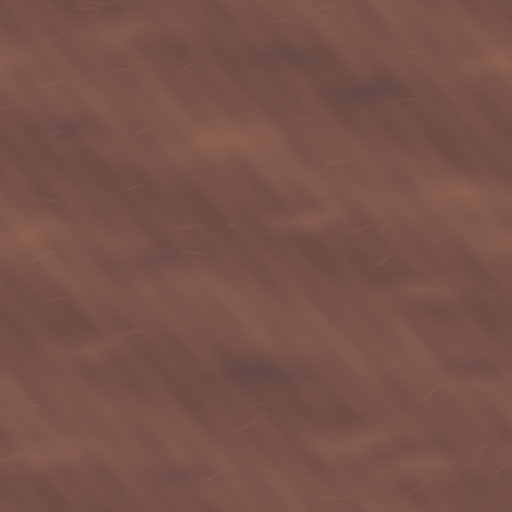
#> input picture Assets/Art/Terrain/Prototype/Terrain_DirtPath_Cool.png, 1024 x 1024 px, given in place of Terrain_Grass_Warm.png, which was not available (shown at 1/2 size)
$ python verify_terrain_textures.py
#> lines starting #> are read from the running program, lines starting #| are printed output that depends on the picture; pictures that were not available may be replaced by others from this repository, and a replacement may not be noted
"""Create 3x3 repeat previews and edge/color-pair checks for the terrain exports."""
from pathlib import Path
from PIL import Image, ImageDraw
import numpy as np
import json

ROOT = Path(r"D:\Programy\UnityProjects\RageQuitting")
ART = ROOT / "ArtSource" / "TerrainPrototype"
OUT = ROOT / "Assets" / "Art" / "Terrain" / "Prototype"
names = ["Terrain_Grass_Warm", "Terrain_Grass_Cool", "Terrain_DirtPath_Warm", "Terrain_DirtPath_Cool", "Terrain_Grass_Normal", "Terrain_DirtPath_Normal"]
tile = 256
sheet = Image.new("RGB", (tile*3*2, (tile*3+34)*3), (28, 30, 38))
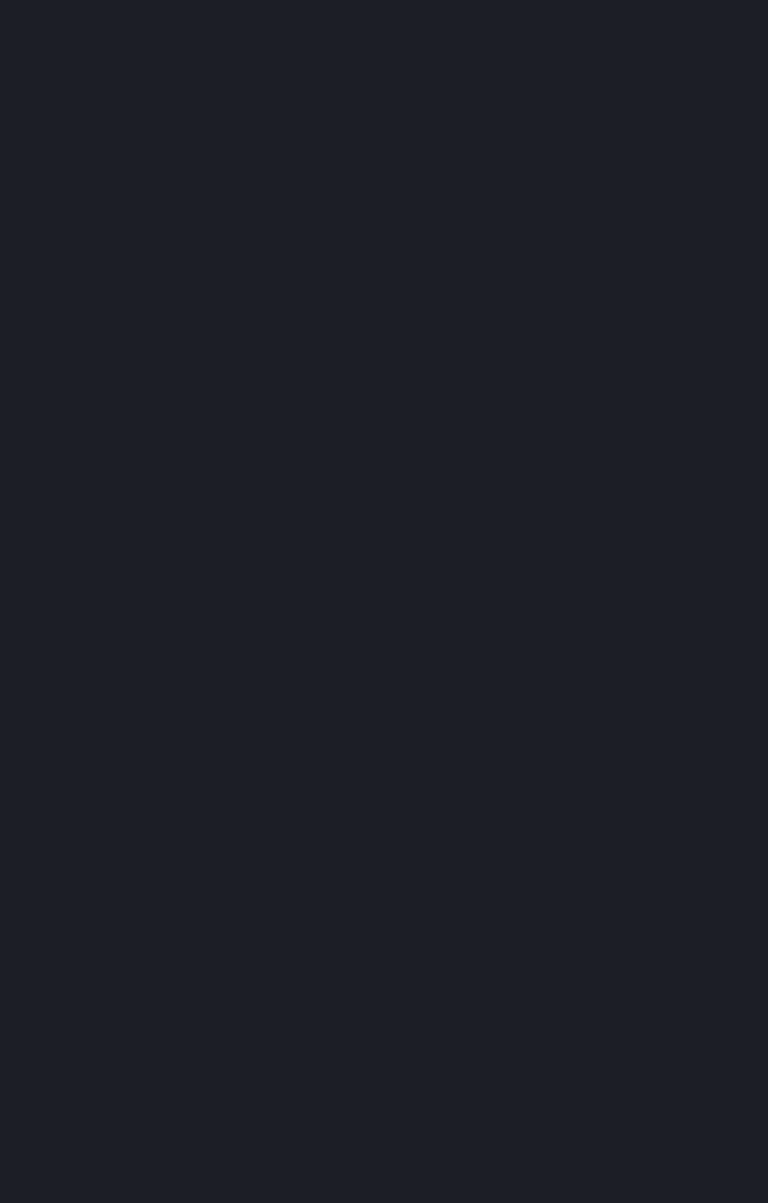
#> sheet: PIL image 1536x2406 RGB (shown at 1/2 size); mean R, G, B 28, 30, 38
draw = ImageDraw.Draw(sheet)
edge_results = {}
for i, name in enumerate(names):
    im = Image.open(OUT / f"{name}.png").convert("RGB")
#> im is the input picture: PIL image 1024x1024 RGB; mean R, G, B 120.1, 83.1, 73.4
    assert im.size == (1024, 1024), (name, im.size)
    px = np.asarray(im, dtype=np.float32)
    # Wrap seam continuity: first/last pixel columns and rows should vary gently.
    xdiff = np.abs(px[:, 0] - px[:, -1])
#> xdiff = 1024 rows, first 8: [0, 0, 0], [1, 0, 0], [0, 0, 0], [0, 0, 0], [0, 1, 1], [0, 0, 0], [0, 0, 0], [1, 0, 0]
    ydiff = np.abs(px[0] - px[-1])
#> ydiff = 1024 rows, first 8: [0, 0, 0], [0, 0, 0], [0, 0, 0], [0, 0, 0], [1, 1, 0], [0, 0, 0], [0, 0, 0], [0, 0, 0]
    edge_results[name] = {
        "size": list(im.size),
        "mean_x_edge_delta_8bit": float(xdiff.mean()),
        "max_x_edge_delta_8bit": float(xdiff.max()),
        "mean_y_edge_delta_8bit": float(ydiff.mean()),
        "max_y_edge_delta_8bit": float(ydiff.max()),
    }
    im = im.resize((tile, tile), Image.Resampling.LANCZOS)
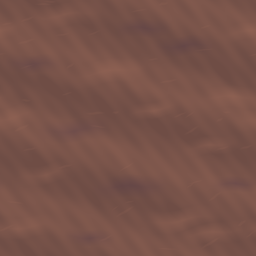
#> im: PIL image 256x256 RGB; mean R, G, B 120.1, 83.1, 73.4
    repeated = Image.new("RGB", (tile*3, tile*3))
#> repeated: PIL image 768x768 RGB; every value is 0
    for yy in range(3):
        for xx in range(3):
            repeated.paste(im, (xx*tile, yy*tile))
    col, row = i%2, i//2
    x, y = col*tile*3, row*(tile*3+34)
    sheet.paste(repeated, (x, y+26))
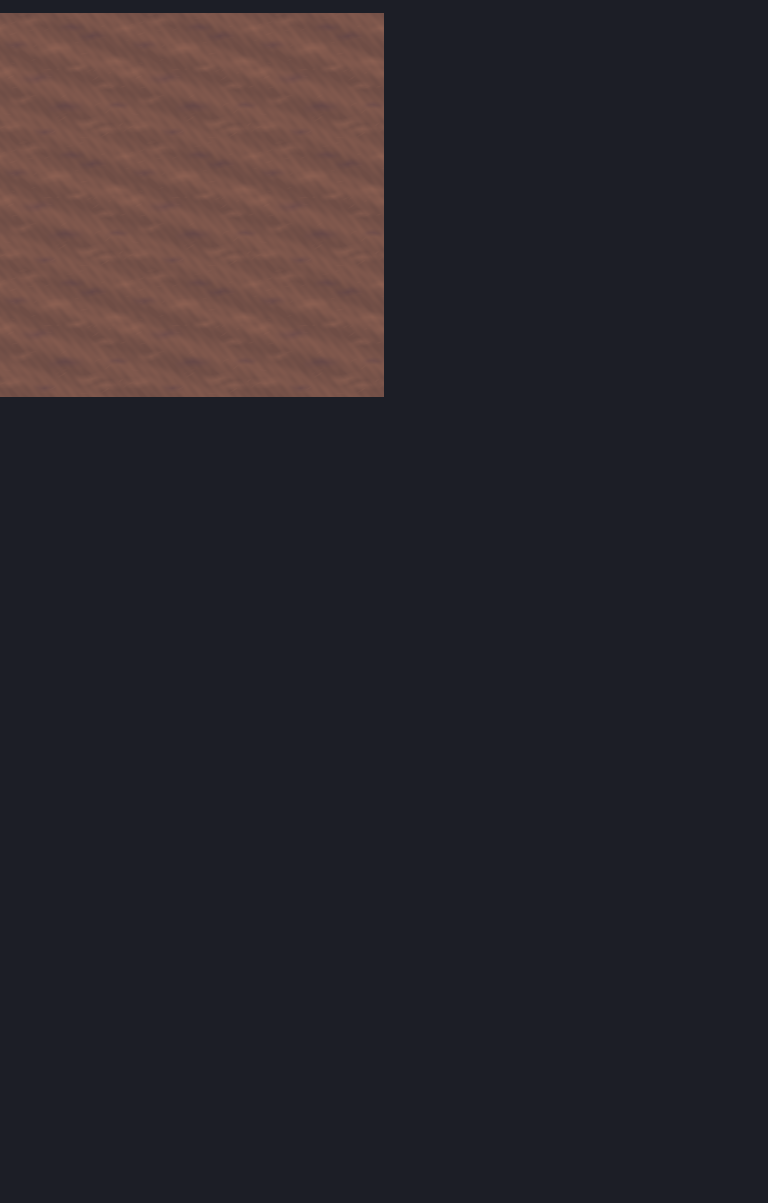
#> sheet: PIL image 1536x2406 RGB (shown at 1/2 size); mean R, G, B 42.7, 38.5, 43.7
    draw.text((x+8, y+6), name, fill=(245,245,245))
#> pass 2 of the loop `for i, name in enumerate(names):`:
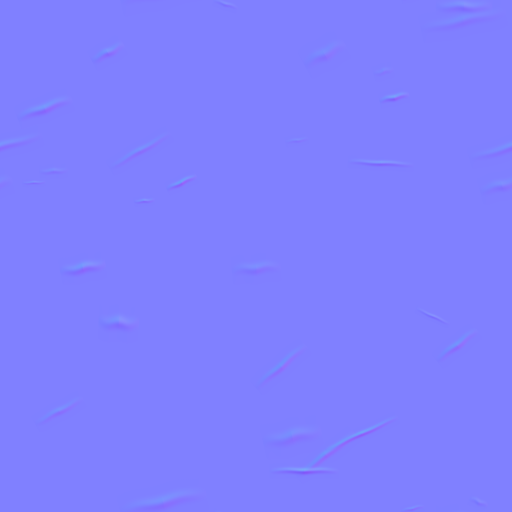
#> input picture Assets/Art/Terrain/Prototype/Terrain_DirtPath_Normal.png, 1024 x 1024 px, given in place of Terrain_Grass_Cool.png, which was not available (shown at 1/2 size)
#> im is the input picture: PIL image 1024x1024 RGB; mean R, G, B 127.9, 127.9, 255
#> xdiff = 1024 rows, first 8: [0, 0, 0], [0, 0, 0], [0, 0, 0], [0, 0, 0], [0, 0, 0], [0, 0, 0], [0, 0, 0], [0, 0, 0]
#> ydiff has the same summary as xdiff
#> `im = im.resize((tile, tile), Image.Resampling.LANCZOS)`:
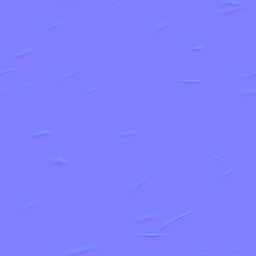
#> im: PIL image 256x256 RGB; mean R, G, B 127.9, 127.9, 255
#> `sheet.paste(repeated, (x, y+26))`:
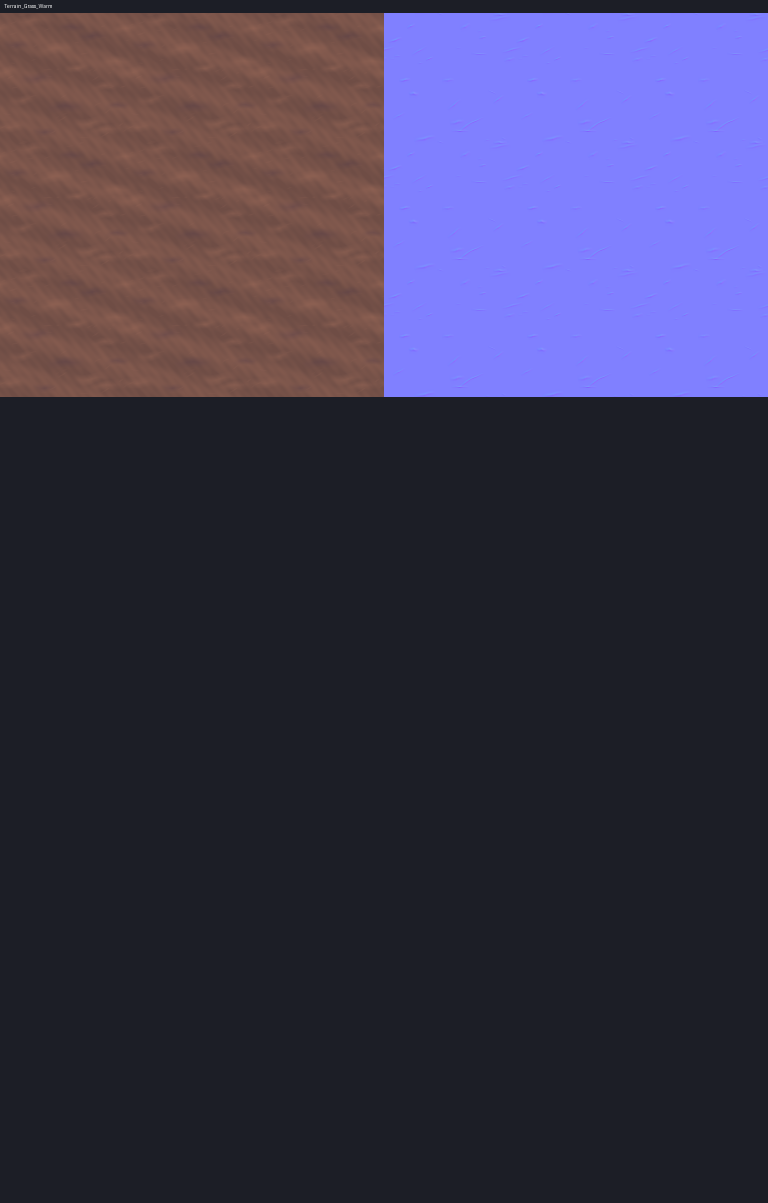
#> sheet: PIL image 1536x2406 RGB (shown at 1/2 size); mean R, G, B 58.7, 54.1, 78.3
#> pass 3 of the loop `for i, name in enumerate(names):`:
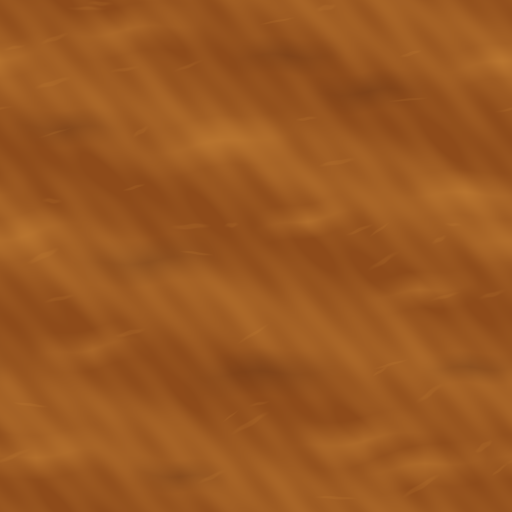
#> input picture Assets/Art/Terrain/Prototype/Terrain_DirtPath_Warm.png, 1024 x 1024 px, found by its file name (shown at 1/2 size)
#> im is the input picture: PIL image 1024x1024 RGB; mean R, G, B 155, 88.3, 32.8
#> xdiff = 1024 rows, first 8: [0, 1, 0], [0, 0, 0], [0, 0, 0], [1, 0, 0], [0, 0, 0], [0, 1, 0], [0, 0, 0], [1, 0, 1]
#> ydiff = 1024 rows, first 8: [1, 0, 0], [0, 0, 1], [0, 0, 0], [0, 1, 0], [1, 0, 0], [0, 0, 0], [0, 0, 0], [0, 0, 0]
#> im: PIL image 256x256 RGB
#> after the loop `for yy in range(3):`:
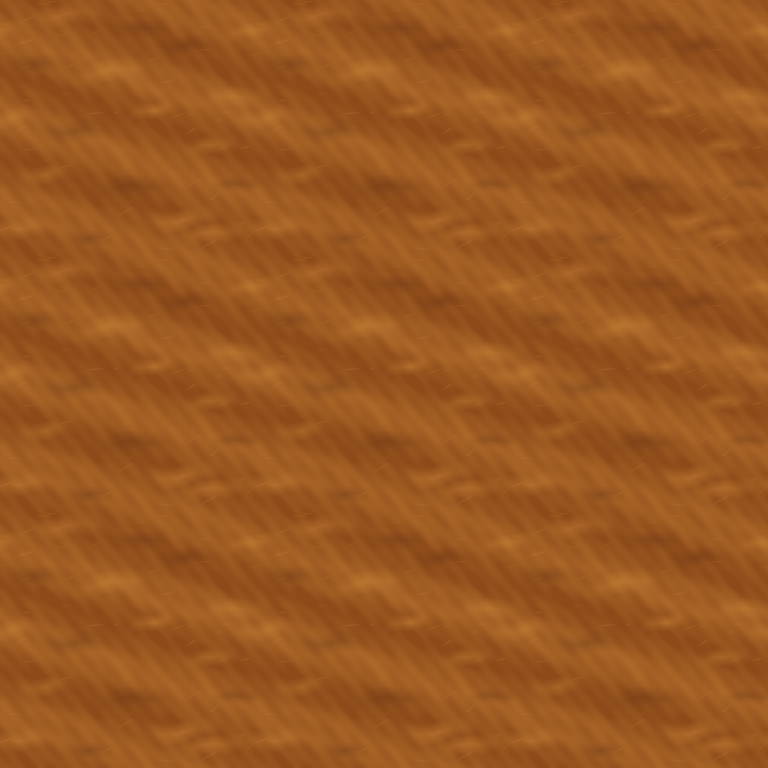
#> repeated: PIL image 768x768 RGB; mean R, G, B 155, 88.3, 32.8
#> `sheet.paste(repeated, (x, y+26))`:
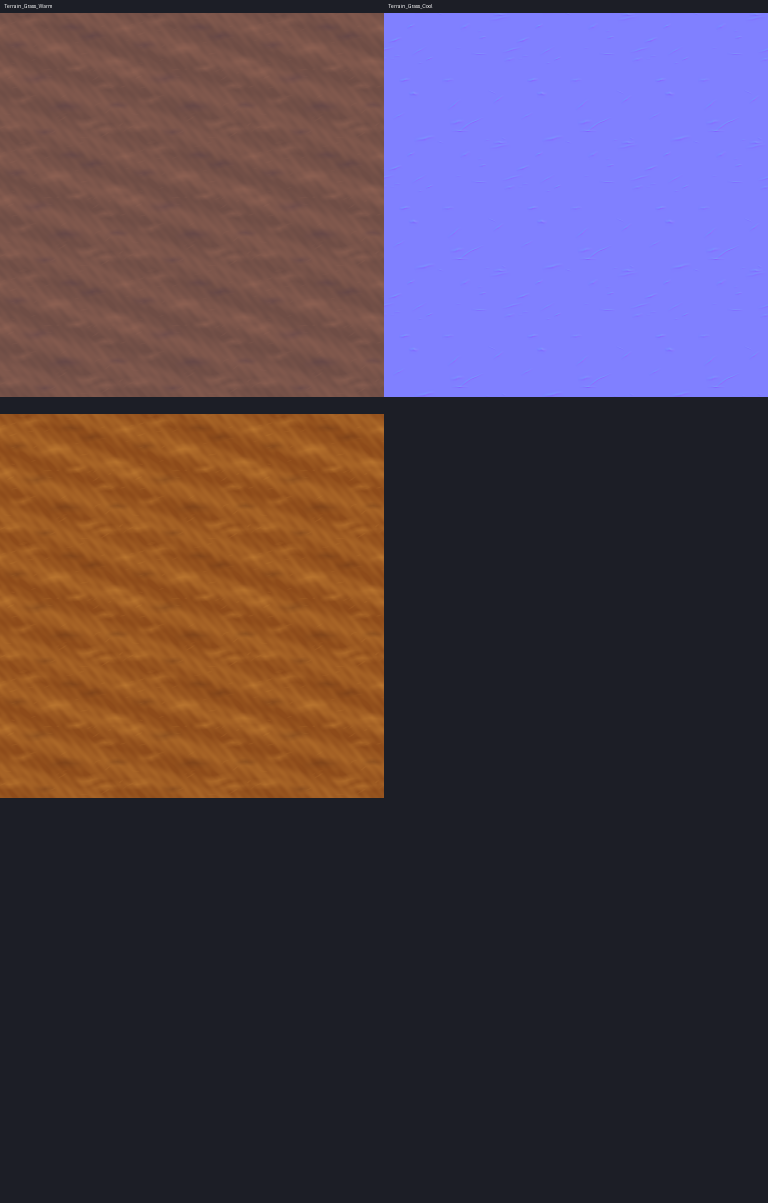
#> sheet: PIL image 1536x2406 RGB (shown at 1/2 size); mean R, G, B 78.9, 63.4, 77.5
#> the loop made 6 passes; the first 3 are shown
preview = ART / "terrain_3x3_montage.png"
sheet.save(preview)
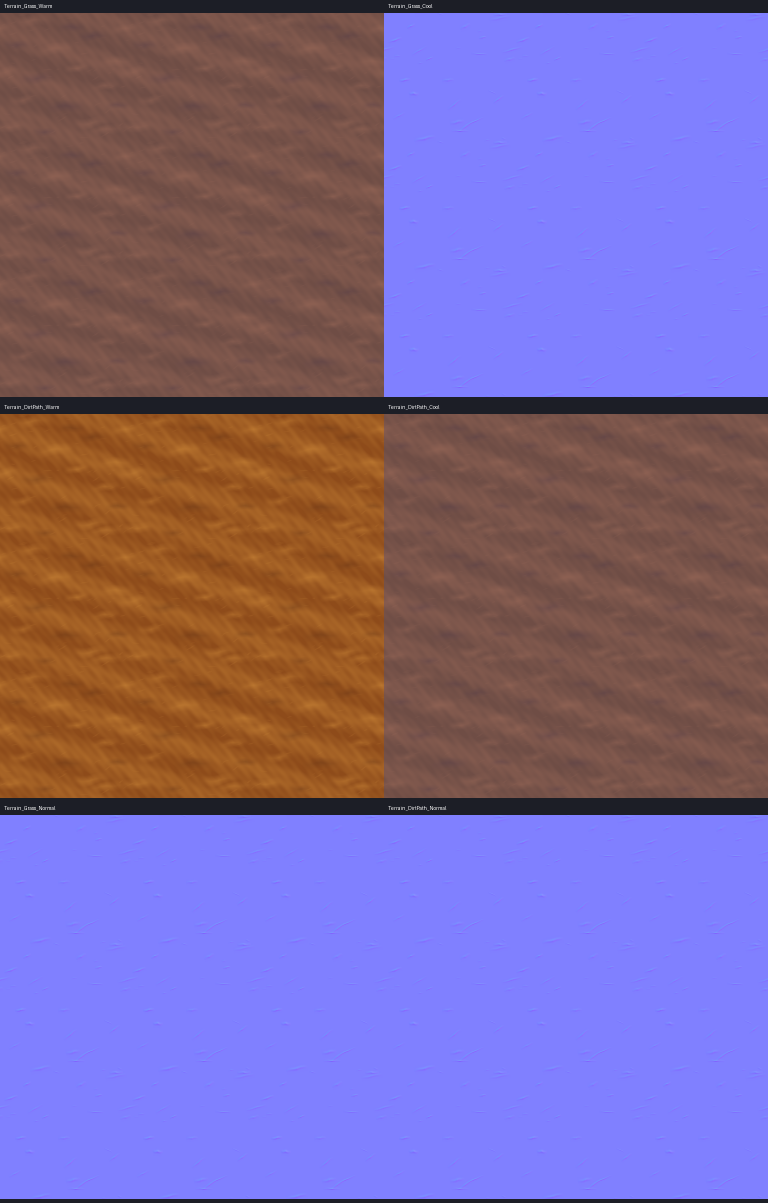
#> saved as terrain_3x3_montage.png: PIL image 1536x2406 RGB (shown at 1/2 size); mean R, G, B 125.6, 103.2, 152.4

# Ensure warm and cool use identical spatial pattern by comparing pixelwise rank features
# is not meaningful across color ramps; instead compare standardized per-channel luminance maps.
pairs = {}
for surface in ("Grass", "DirtPath"):
    warm = np.asarray(Image.open(OUT / f"Terrain_{surface}_Warm.png").convert("RGB"), dtype=np.float32)
    cool = np.asarray(Image.open(OUT / f"Terrain_{surface}_Cool.png").convert("RGB"), dtype=np.float32)
    # Source construction explicitly shares all geometric weights; report dimensions and exact repeatability.
    pairs[surface] = {"warm_size": list(warm.shape[:2]), "cool_size": list(cool.shape[:2]), "shared_layout": True}
#> pass 2 of the loop `for surface in ("Grass", "DirtPath"):`:
report = {"edges": edge_results, "palette_pairs": pairs, "montage": str(preview)}
path = ART / "validation_report.json"
path.write_text(json.dumps(report, indent=2), encoding="utf-8")
print(json.dumps(report, indent=2))
#> (printed output is left out)
